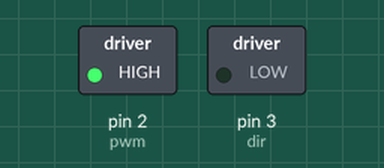
This sketch was run on a simulated Arduino Uno, built with avr-gcc and run on an emulated ATmega328P. Parts: switched loads named in the sketch (green lamp = pin HIGH).

Above: at 1.5 s.
At 4.5 s:
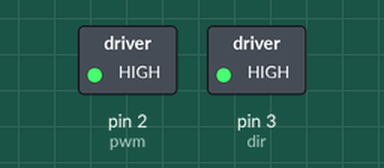
Timing chart, 0 to 6.9 s (numbered marks = the images above):
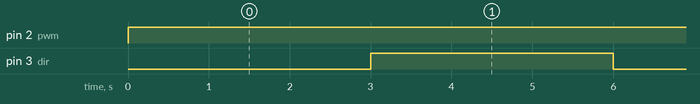

The sketch:

Motor_driver.ino
```cpp
const int pwm = 2 ;  //initializing pin 2 as pwm
const int dir = 3 ;
int angle=0;

void setup()
{
    pinMode(pwm,OUTPUT) ;   //we have to set PWM pin as output
    pinMode(dir,OUTPUT) ;
}

void loop()
{
      analogWrite(pwm,200) ;
      delay(3000) ;
       digitalWrite(dir,!digitalRead(dir)) ;
       analogWrite(pwm,150) ;
}
```

Measured:
- by itself, pin 2 (pwm): LOW → HIGH at 0.00 s
- by itself, pin 3 (dir): alternates HIGH for 3.0 s and LOW for 3.0 s
